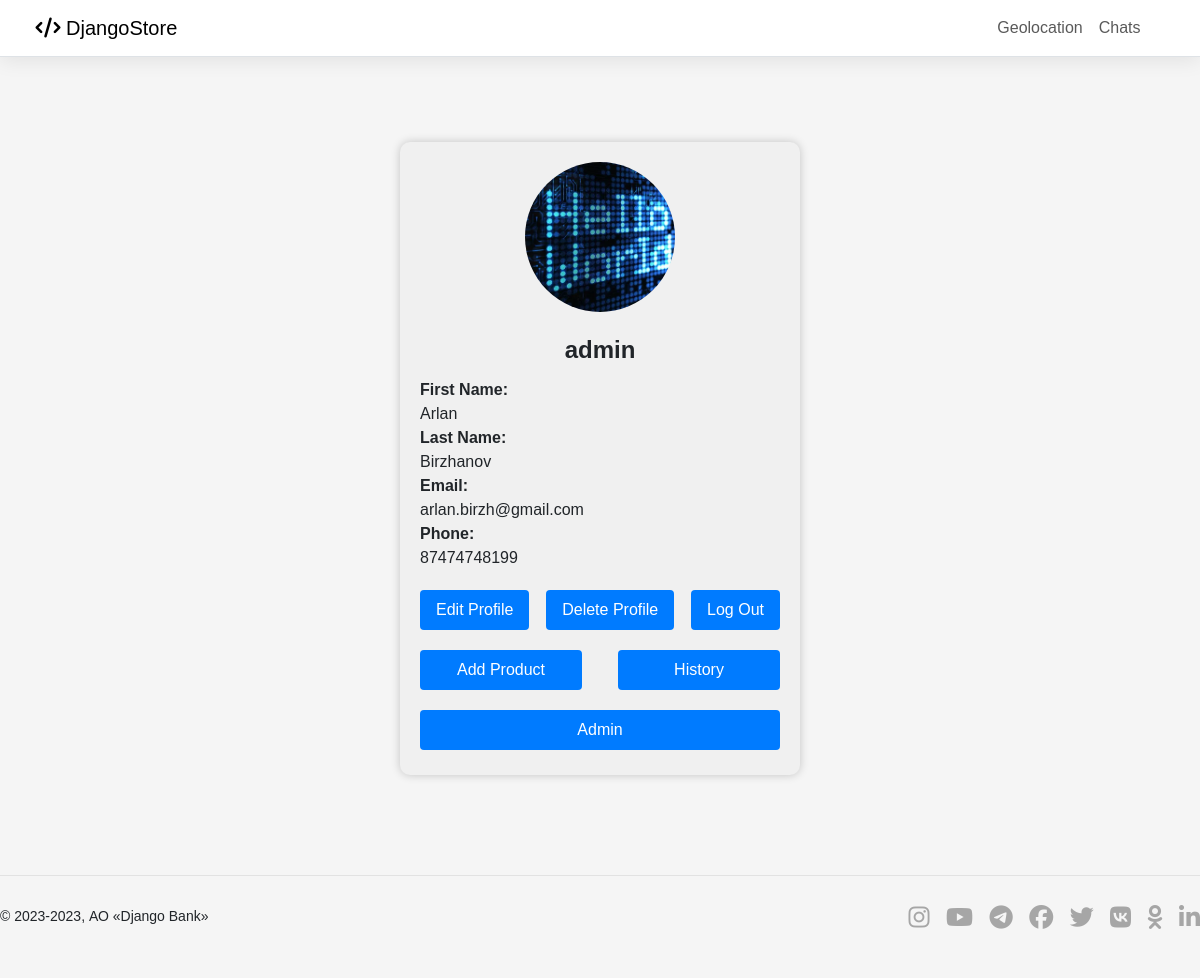
The app's page /profile (signed in) with its own data.
### e_shop/models.py (models this page shows, shortened)
class Profile(models.Model):
    user = models.OneToOneField(User, on_delete=models.CASCADE)
    first_name = models.CharField(max_length=100)
    last_name = models.CharField(max_length=100)
    image = models.ImageField(upload_to='profile/', null=True, blank=True)
    phone = models.CharField(max_length=12, validators=[MinLengthValidator(12)])
    email = models.EmailField(max_length=64)
    status = models.CharField(max_length=150, default='customer')

### e_shop/views.py (the view)
# urls.py: path('profile', ProfileView, name='profile_view_url'),
@login_required
def ProfileView(request):
    user = request.user
    profile = Profile.objects.get(user=user)
    phone = profile.phone
    number = phone.replace('+7', '8')
    context = {'Profile': profile,
                'Phone': number}
    return render(request, 'Profile/profile_view.html', context)

### templates/Profile/profile_view.html (shortened to what this page needs)
{% extends 'base.html' %}
{% load static %}
{% block href %}
    <a class="nav-link" aria-current="page" href="{% url 'chats' %}">Chats</a>
{% endblock href %}
{% block second_href %}
    <a class="nav-link" aria-current="page" href="{% url 'geolocation_url' %}">Geolocation</a>
{% endblock second_href %}
{% block content %}
    <link rel="stylesheet" type="text/css" href="{% static 'profile/profile.css' %}?{% now 'U' %}">
    {% if user.is_authenticated %}
        <div class="profile-card">
            {% if Profile.image %}
                <img src="{{ Profile.image.url }}" id="image_id" class="profile-image">
            {% else %}
                <img src="" id="image_id" class="profile-image" style="border: rgb(0, 0, 0) 2px solid; background-color: #323232;">
            {% endif %}
            <div class="profile-name">{{ Profile.user.username }}</div>
            <div class="profile-info">
                <label>First Name:</label>
                {% if Profile.first_name %}
                    <p>{{ Profile.first_name }}</p>
                {% else %}
                    <p>None</p>
                {% endif %}
                <label>Last Name:</label>
                {% if Profile.last_name %}
                    <p>{{ Profile.last_name }}</p>
                {% else %}
                    <p>None</p>
                {% endif %}
                <label>Email:</label>
                <p>{{ Profile.email }}</p>
                <label>Phone:</label>
                {% if Phone %}
                    <p>{{ Phone }}</p>
                {% else %}
                    <p>None</p>
                {% endif %}
            </div>
            <div class="profile-actions">
                <button onclick="location.href='{% url 'profile_edit_url' %}'" class="edit-button">Edit Profile</button>
                <button onclick="location.href='{% url 'profile_delete_url' %}'" class="delete-button">Delete Profile</button>
                <button onclick="location.href='{% url 'logout_url' %}'" class="logout-button" >Log Out</button>
            </div>
            {% if Profile.status == 'admin' or Profile.status == 'seller' %}
                <div class="shop-actions">
                    <button onclick="location.href='{% url 'new_product_url' %}'" class="add_product-button">Add Product</button>
                    <button onclick="location.href='{% url 'history_url' %}'" class="history-button">History</button>
                </div>
            {% else %}
                <div class="shop-actions">
                    <button onclick="location.href='{% url 'history_url' %}'" class="history-button" style="width: 100%;">History</button>
                </div>
            {% endif %}
            {% if user.is_superuser %}
                <div class="admin-action">
                    <button onclick="location.href='/admin'" class="admin-button">Admin</button>
                </div>
            {% endif %}
        </div>
    {% else %}
        <div class="profile-actions">
            <button onclick="location.href='{% url 'admin_url' %}'" class="logout-button" >Log In</button>
        </div>
    {% endif %}
{% endblock content %}

### static/main.css (style rules this page uses)
body { background-color: #f5f5f5; }

### static/profile/profile.css (style rules this page uses)
body { font-family: Arial, sans-serif; background-color: #f5f5f5; }
.profile-card { max-width: 400px; margin: 85px auto; background-color: #f0f0f0; padding: 20px; padding-bottom: 5px; border-radius: 10px; box-shadow: 0 0 10px rgba(0, 0, 0, 0.2); }
.profile-image { width: 150px; height: 150px; border-radius: 50%; object-fit: cover; margin: 0 auto 20px; display: block; }
.profile-name { text-align: center; font-size: 24px; font-weight: bold; margin-bottom: 10px; }
.profile-info { margin-bottom: 20px; }
.profile-info label { font-weight: bold; }
.profile-info p { margin: 0; }
.profile-actions, .shop-actions, .admin-action { display: flex; justify-content: space-between; margin-bottom: 20px; }
.shop-actions button { width: 45%; }
.admin-button { width: 100%; }
.edit-button, .delete-button, .logout-button, .add_product-button, .history-button, .admin-button { background-color: #007bff; color: #fff; padding: 8px 16px; border: none; border-radius: 4px; cursor: pointer; transition: background-color 0.3s; }

### records on screen
Profile: image (picture), user.username "admin", first_name "Arlan", last_name "Birzhanov", email "arlan.birzh@gmail.com"

### other values on screen
{{ Phone }} "87474748199"
